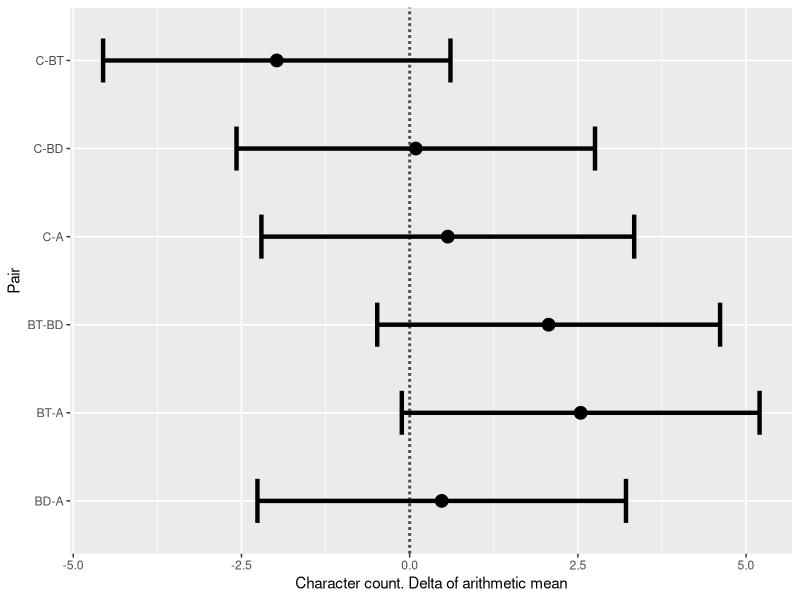
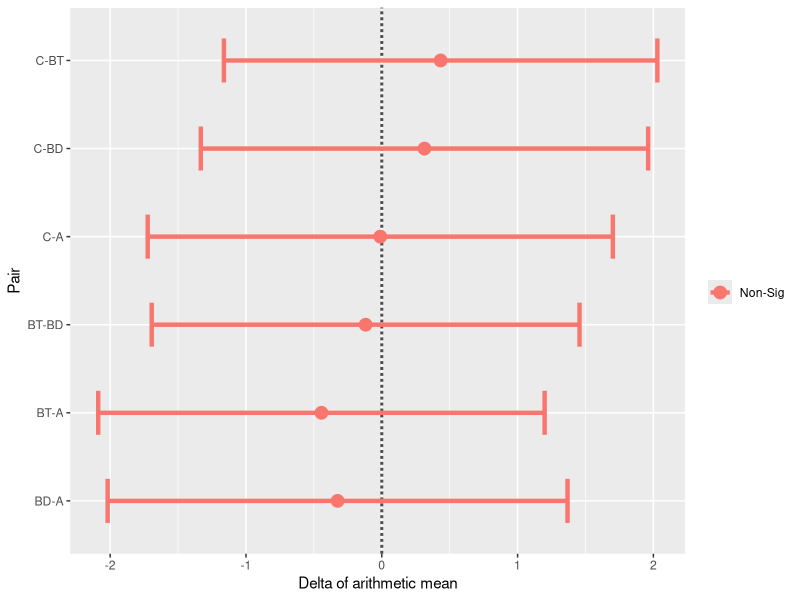
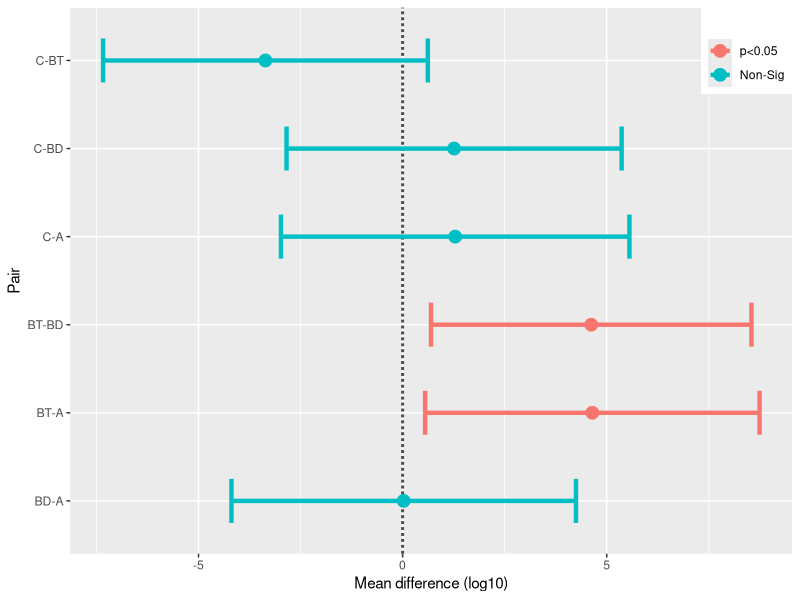
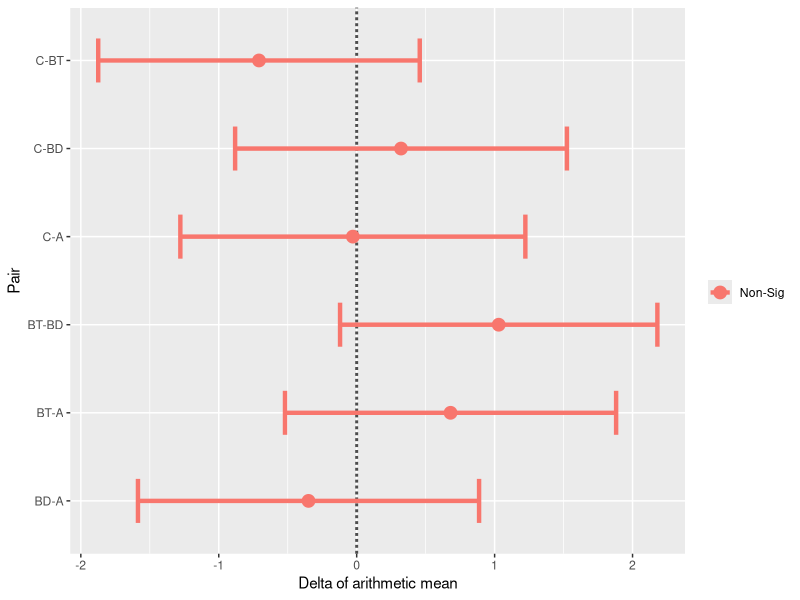
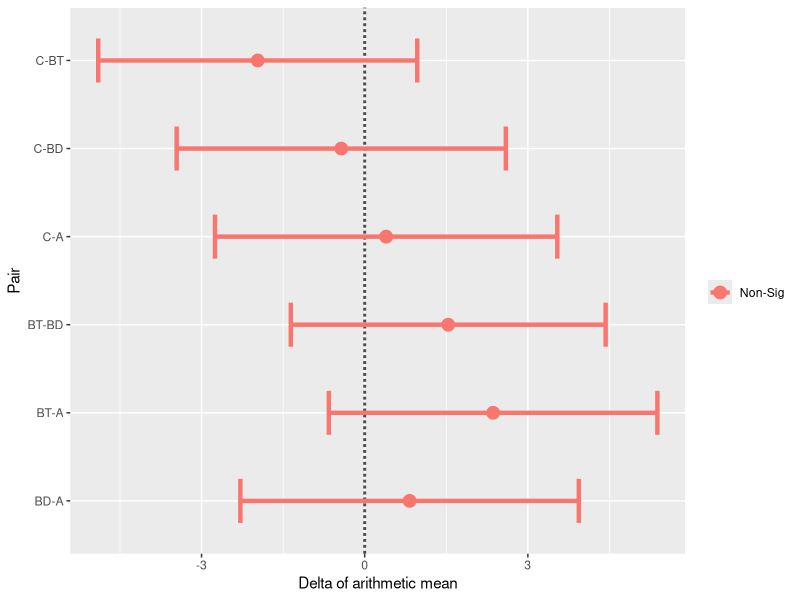
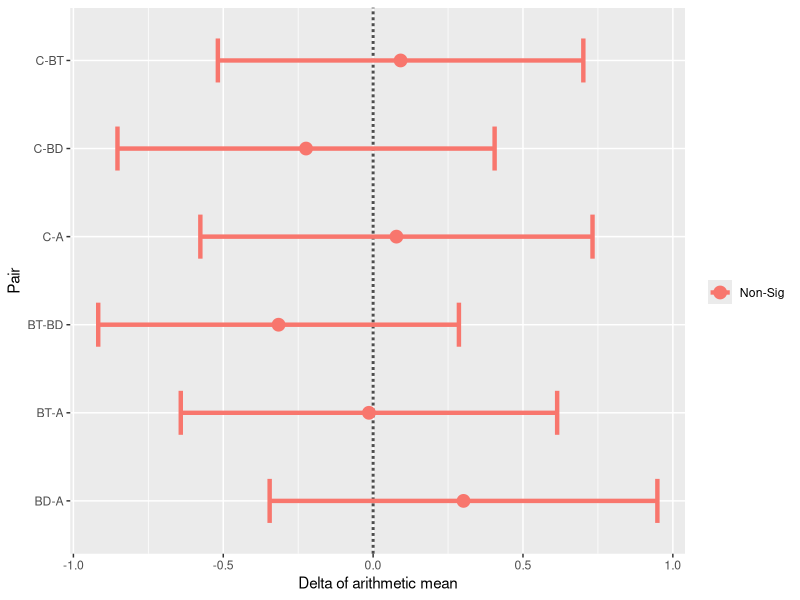
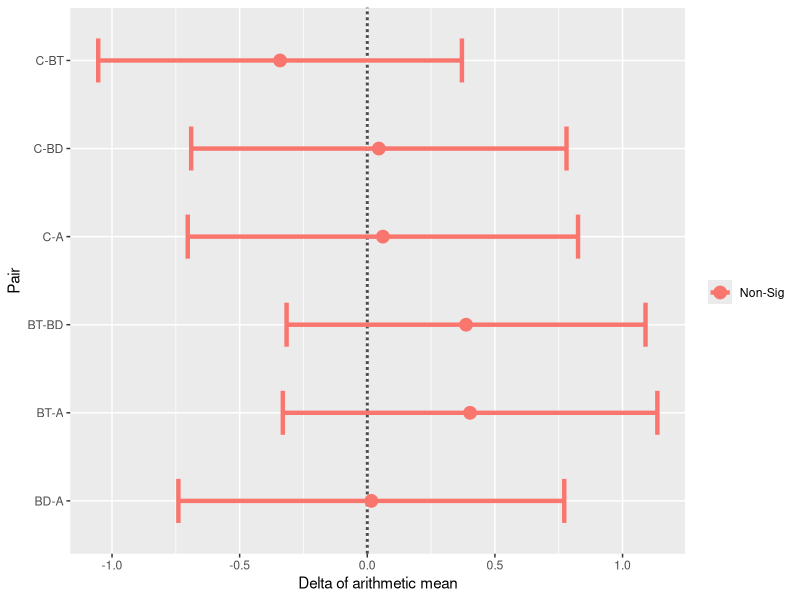
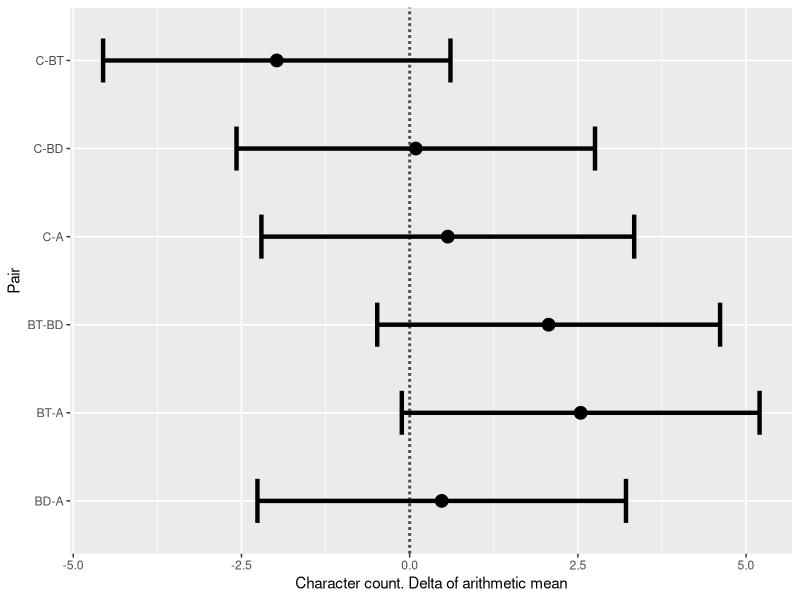

These charts were generated, in order, by the following R code:
### Prolific Analysis.
library(RcmdrMisc)
library(ggplot2);
library(stats);

if(! exists("decoy_prolific")) {
print("need data");
decoy_prolific <- read.csv("./data/paper-graphs-data.csv",header=T,sep=";"); 
} else{
	print("got data");
}



decoy_prolific_individual <- subset(decoy_prolific, usedPW == "own");

usedData <- decoy_prolific;

aov.length <- aov(data=usedData, password_length~group_sub);
aov.digits <- aov(data=usedData, digit~group_sub);
aov.guesses_log10 <- aov(data=usedData, guesses_log10~group_sub);
aov.special <- aov(data=usedData, special~group_sub);
aov.upper <- aov(data=usedData, upper~group_sub);
aov.lower <- aov(data=usedData, lower~group_sub);
aov.score <- aov(data=usedData, score~group_sub);


print(anova(aov.length));
print(anova(aov.digits));
print(anova(aov.guesses_log10));
print(anova(aov.special));
print(anova(aov.upper));
print(anova(aov.lower));
print(anova(aov.score));

# Tukey Tests
tky.length <- as.data.frame(TukeyHSD(aov.length)$group_sub);
tky.digits <- as.data.frame(TukeyHSD(aov.digits)$group_sub);
tky.guesses_log10 <-as.data.frame(TukeyHSD(aov.guesses_log10)$group_sub);
tky.special <- as.data.frame(TukeyHSD(aov.special)$group_sub);
tky.upper <- as.data.frame(TukeyHSD(aov.upper)$group_sub);
tky.lower <- as.data.frame(TukeyHSD(aov.lower)$group_sub);
tky.score <- as.data.frame(TukeyHSD(aov.score)$group_sub);

# Pairwise comparison.
pairs <- rownames(tky.length)
tky.length$pair <- pairs;
tky.digits$pair <- pairs;
tky.guesses_log10$pair <- pairs;
tky.special$pair <- pairs;
tky.upper$pair <- pairs;
tky.lower$pair <- pairs;
tky.score$pair <- pairs;



## CI Plots ##
myAes <- aes(colour=cut(`p adj`, c(0, 0.01, 0.05, 1), label=c("p<0.01","p<0.05","Non-Sig")));
myAesNonSig <- aes();
lines <- geom_hline(yintercept=0, lty="11", colour="grey30", size=1);

if(identical(usedData,decoy_prolific_individual)) {
	suffix = "_individual.pdf";
} else {
	suffix = ".pdf";
}


### Password Length ###
ggplot(tky.length, myAesNonSig) + lines + geom_errorbar(aes(pair, ymin=lwr, ymax=upr), width=0.5, size=1.5) + geom_point(aes(pair, diff),size=4) + xlab("Pair") + ylab("Character count. Delta of arithmetic mean") + labs(colour="") + theme(legend.justification=c(1,1),legend.position=c(1,1)) + coord_flip();
ggsave(file = paste("ci-length",suffix,sep=""),  width = 6, height = 3);

### Digits
ggplot(tky.digits, myAes) + lines + geom_errorbar(aes(pair, ymin=lwr, ymax=upr), width=0.5, size=1.5) +  geom_point(aes(pair, diff),size=4) +  xlab("Pair") + ylab("Delta of arithmetic mean") + labs(colour="") + coord_flip();
ggsave(file = paste("ci-digits",suffix,sep=""),  width = 6, height = 3);

### guesses log 10
ggplot(tky.guesses_log10, myAes) + lines + geom_errorbar(aes(pair, ymin=lwr, ymax=upr), width=0.5, size=1.5) +  geom_point(aes(pair, diff),size=4) + xlab("Pair") + ylab("Mean difference (log10)") + labs(colour="") + theme(legend.justification=c(1,1),legend.position=c(1,1)) + coord_flip();
ggsave(file = paste("ci-guesseslog10",suffix,sep=""),  width = 6, height = 3);

### uppercase letters
ggplot(tky.upper, myAes) + lines + geom_errorbar(aes(pair, ymin=lwr, ymax=upr), width=0.5, size=1.5) +  geom_point(aes(pair, diff),size=4) +  xlab("Pair") + ylab("Delta of arithmetic mean") + labs(colour="") + coord_flip();
ggsave(file = paste("ci-uppercase",suffix,sep=""),  width = 6, height = 3);

ggplot(tky.lower, myAes) + lines + geom_errorbar(aes(pair, ymin=lwr, ymax=upr), width=0.5, size=1.5) +  geom_point(aes(pair, diff),size=4) +  xlab("Pair") + ylab("Delta of arithmetic mean") + labs(colour="") + coord_flip();
ggsave(file = paste("ci-lowercase",suffix,sep=""),  width = 6, height = 3);

ggplot(tky.special, myAes) + lines + geom_errorbar(aes(pair, ymin=lwr, ymax=upr), width=0.5, size=1.5) +  geom_point(aes(pair, diff),size=4) +  xlab("Pair") + ylab("Delta of arithmetic mean") + labs(colour="") + coord_flip();
ggsave(file = paste("ci-special",suffix,sep=""),  width = 6, height = 3);

ggplot(tky.score, myAes) + lines + geom_errorbar(aes(pair, ymin=lwr, ymax=upr), width=0.5, size=1.5) +  geom_point(aes(pair, diff),size=4) +  xlab("Pair") + ylab("Delta of arithmetic mean") + labs(colour="") + coord_flip();
ggsave(file = paste("ci-score",suffix,sep=""),  width = 6, height = 3)


#readline("Press <Enter> to continue");
